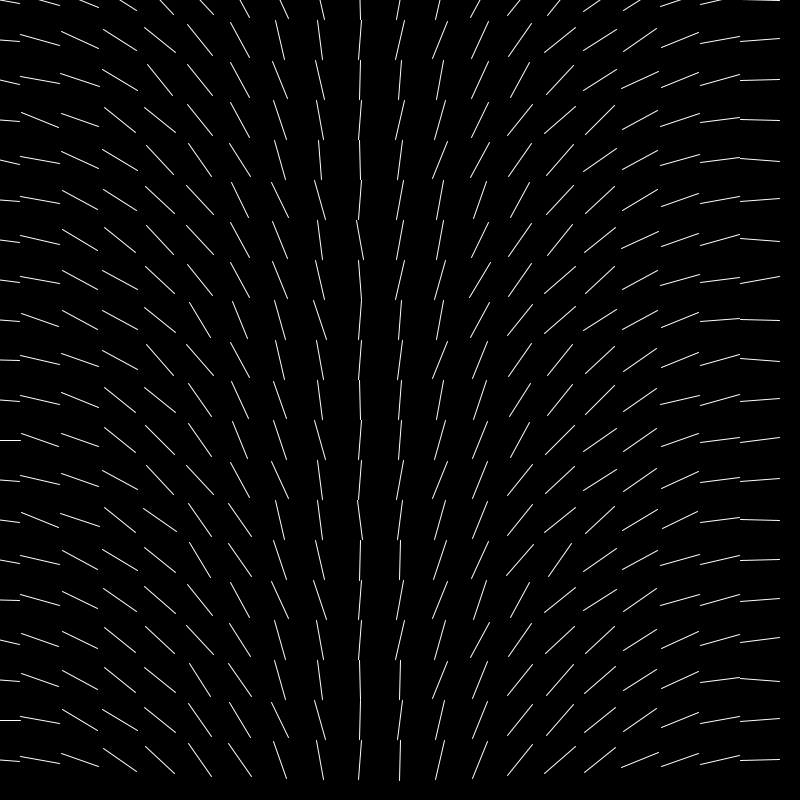
Frame 1 (no input)
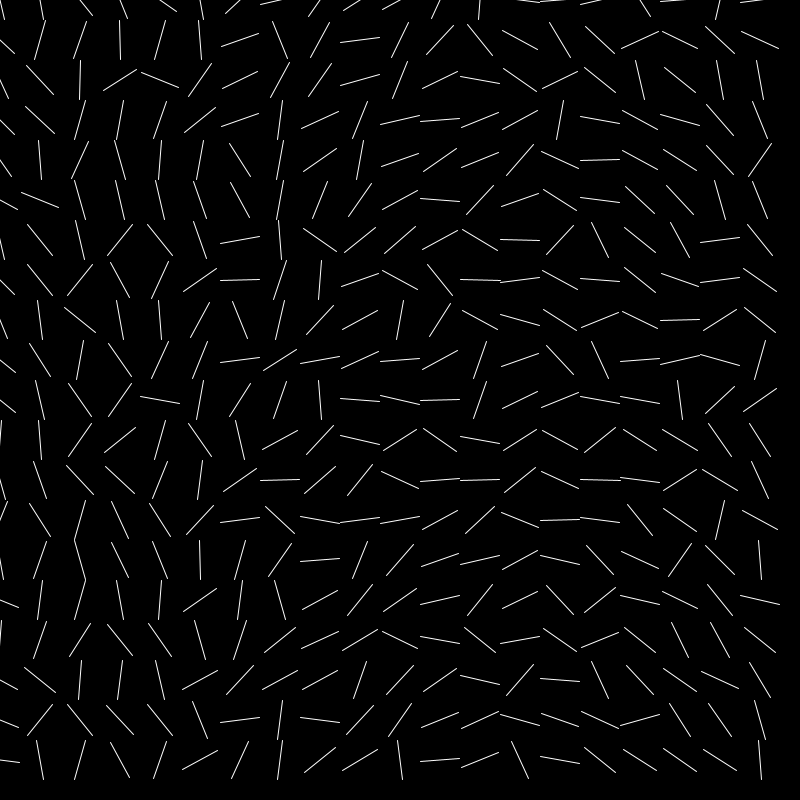
Frame 60 (the mouse pressed at the canvas centre just before this capture)
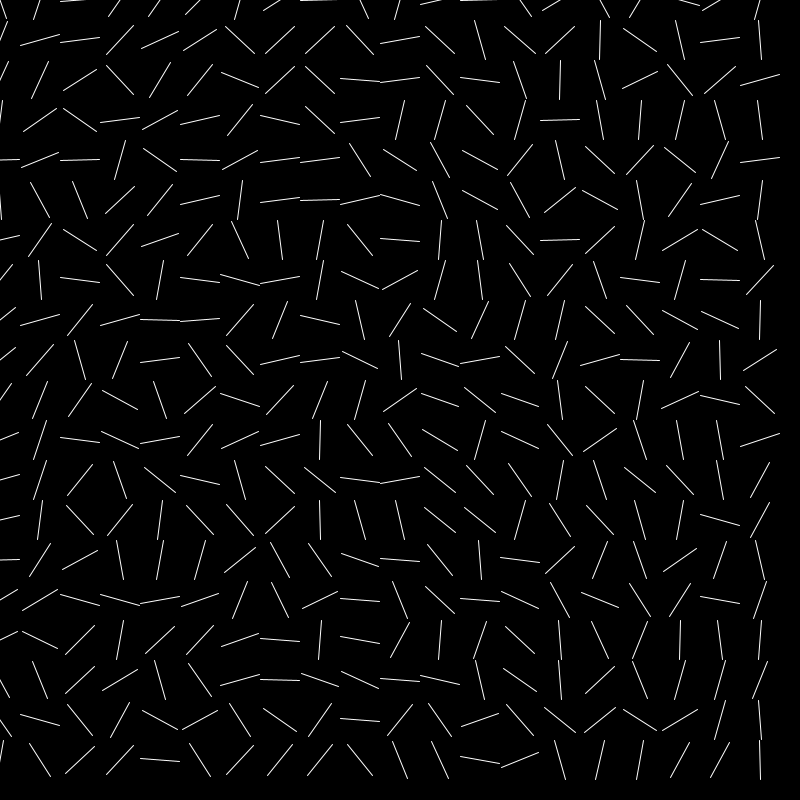
Frame 120 (the mouse held since frame 60 and released just before this capture)

The Processing sketch that drew these frames (run headless with seeded random() and noise(); from frame 60 on, the mouse is pressed at the canvas centre):

// Processing sketch: sketch_181011c
// ── sketch_181011c.pde
// Code 1 FA_18
// Bryan Ma

// 2d arrays part 3

// this sketch uses a 2d array of floats, used to store values that will be used as 
//  angles for matrix transformations. it creates the array with random angles, 
//  then draws lines at those angles in the draw loop.

// change the sketch so that the angles in setup are mapped somehow to the value of 
//  i and/or j. then in the draw loop, change the value of the angle at every position
//  in the 2d array by some amount, to make each line rotate. (see the gif in this folder for an example)
// experiment with sizes, shapes, colors, and adding additional 2d arrays to create 
// more values to store, draw with, and modify at runtime. 

int gridW = 20;
int gridH = 20;

float[][] angles = new float[gridW][gridH];
float[][] rotateAngleBy = new float[gridW][gridH];
float[][] sizes = new float [gridW][gridH];

void setup() {
  size(800, 800);
  stroke(255);
  for (int i = 0; i < gridW; i++) {
    for (int j = 0; j < gridH; j++) {
      //angles[i][j] = map(j, 0, gridH, 0, 180);
      angles[i][j] = map(i, 0, gridW, 0, 180);
      rotateAngleBy[i][j] = map(i,0,gridW,-2, 2);
    sizes[i][j] = map(i, 0, gridW,1, 10);
  }
  }
}

void draw() {
  background(0);
  
  for (int i = 0; i < gridW; i++) {
    for (int j = 0; j < gridH; j++) {
      pushMatrix();
      translate(i * width/gridW, j * height/gridH);
      angles[i][j] += int(random(0,15));//map(j, 0, gridH, -3, 3); //rotateAngleBy[i][j]
    
      //float degrees = angles[i][j];
      //angles[i][j] = angles[i][j] +5;
      //float rads = radians(degrees);
      //rotate(rads);
      
      rotate(radians(angles[i][j]));
      
      float x1 = -width/gridW*0.5 * 1;
      float x2 =  width/gridW*0.5 * 1;
      
      line(x1, 0, x2, 0);
      popMatrix();
    }
  }
}
